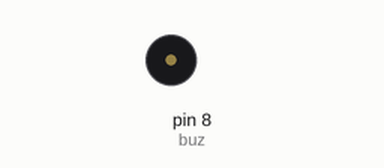
A sketch run on a simulated Arduino Uno, built with avr-gcc and run on an emulated ATmega328P. Parts: buzzer (waves = sounding, pin HIGH).

Above: at 0.4 s.
Timing chart, 0 to 1.9 s (numbered marks = the images above):
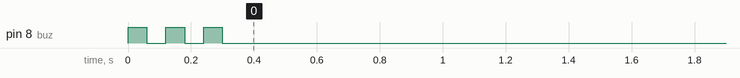

The sketch:

sketch_aug11a.ino
```cpp
int buz = 8;


void setup() {
  pinMode (buz, OUTPUT);

  int start = 0;

  while (start < 3)
  {
    /*
    tone(buz,1000);
    delay(50);
    tone(buz, 1000);
    delay(50);
    noTone(buz);
    //delay(1000);
    */

    digitalWrite(buz, HIGH);
    delay(60);
    digitalWrite(buz, LOW);
    delay(60);
    start++;

  }
}

void loop() {

  //digitalWrite(buz, HIGH);
  //delay(1000);


}
```
